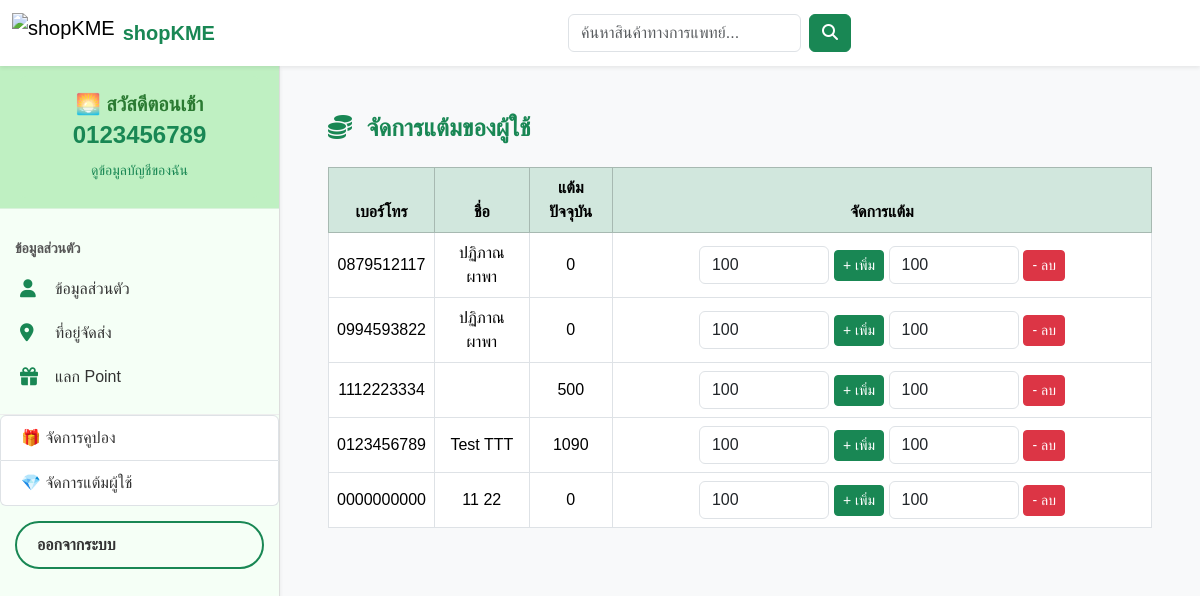
The app's page /account/staff/points/ (signed in), older data.
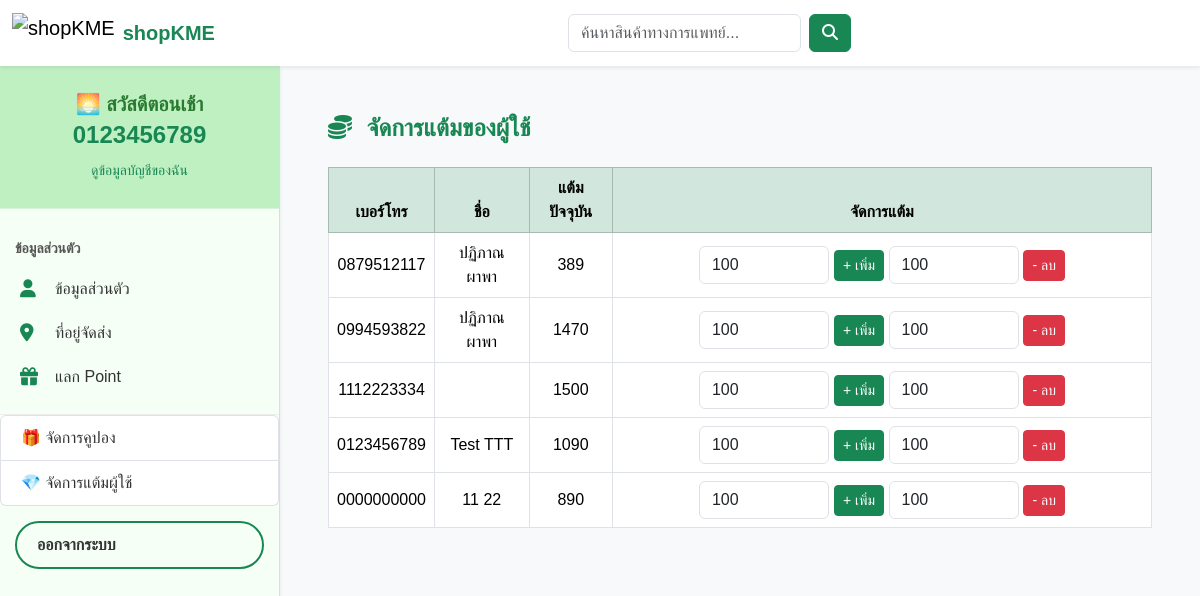
The same page, newer data.
### account/models.py (models this page shows, shortened)
class Profile(models.Model):
    TITLE_CHOICES = [
        ('นาย', 'นาย'),
        ('นาง', 'นาง'),
        ('นางสาว', 'นางสาว'),
        ('อื่นๆ', 'อื่นๆ'),
    ]
    GENDER_CHOICES = [
        ('ชาย', 'ชาย'),
        ('หญิง', 'หญิง'),
        ('อื่นๆ', 'อื่นๆ'),
    ]
    user = models.OneToOneField(User, on_delete=models.CASCADE)
    title = models.CharField(max_length=20, choices=TITLE_CHOICES, blank=True)
    gender = models.CharField(max_length=10, choices=GENDER_CHOICES, blank=True)
    phone = models.IntegerField(blank=True, null=True)
    points = models.PositiveIntegerField(default=0)
    house_no = models.CharField(max_length=50, blank=True)
    moo = models.CharField(max_length=10, blank=True)
    street = models.CharField(max_length=100, blank=True)
    subdistrict = models.CharField(max_length=100, blank=True)  # แขวง/ตำบล
    district = models.CharField(max_length=100, blank=True)     # เขต/อำเภอ
    province = models.CharField(max_length=100, blank=True)
    postal_code = models.CharField(max_length=10, blank=True)

class User(AbstractUser):
    phone = models.CharField(max_length=10, unique=True)
    username = models.CharField(max_length=150, blank=True, null=True)
    USERNAME_FIELD = 'phone'
    REQUIRED_FIELDS = []

### account/views.py (the view, shortened to what this page needs)
# urls.py: path('staff/points/', views.staff_manage_points_view, name='staff_manage_points'),
@staff_member_required
def staff_manage_points_view(request):
    profiles = Profile.objects.select_related('user').all()
    return render(request, "staff/staff_manage_points.html", {"profiles": profiles})

### templates/staff/staff_manage_points.html (shortened to what this page needs)
{% extends 'base/base.html' %}
{% block content %}
<div class="container-fluid p-4 bg-light">
  <h4 class="fw-bold text-success mb-4">
    <i class="fa fa-coins me-2"></i> จัดการแต้มของผู้ใช้
  </h4>
  <table class="table table-bordered text-center align-middle">
    <thead class="table-success">
      <tr>
        <th>เบอร์โทร</th>
        <th>ชื่อ</th>
        <th>แต้มปัจจุบัน</th>
        <th>จัดการแต้ม</th>
      </tr>
    </thead>
    <tbody>
      {% for p in profiles %}
      <tr>
        <td>{{ p.user.phone }}</td>
        <td>{{ p.user.first_name }} {{ p.user.last_name }}</td>
        <td>{{ p.points }}</td>
        <td>
          <form method="post" class="d-inline">
            <input type="number" name="points" value="100" class="form-control d-inline w-25">
            <button class="btn btn-success btn-sm">+ เพิ่ม</button>
          </form>
          <form method="post" class="d-inline">
            <input type="number" name="points" value="100" class="form-control d-inline w-25">
            <button class="btn btn-danger btn-sm">- ลบ</button>
          </form>
        </td>
      </tr>
      {% empty %}
      <tr><td colspan="4" class="text-muted">ยังไม่มีผู้ใช้</td></tr>
      {% endfor %}
    </tbody>
  </table>
</div>
{% endblock %}

Row changes from the older to the newer data that the page shows:
changed Profile (number 1 of 5 on the later page): points "0" → "389"
changed Profile (number 2 of 5 on the later page): points "0" → "1470"
changed Profile (number 3 of 5 on the later page): points "500" → "1500"
changed Profile (number 5 of 5 on the later page): points "0" → "890"
